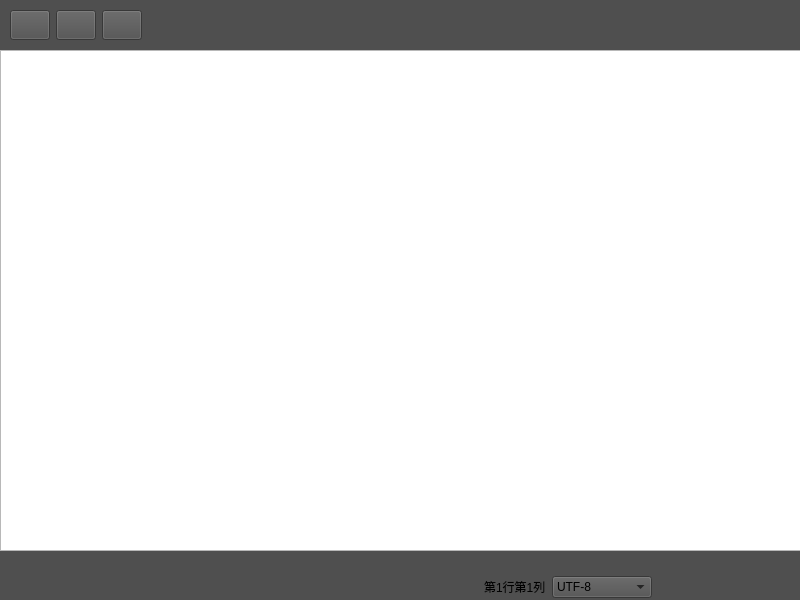
<?xml version="1.0" encoding="UTF-8"?>
<ui version="4.0">
 <class>Widget</class>
 <widget class="QWidget" name="Widget">
  <property name="geometry">
   <rect>
    <x>0</x>
    <y>0</y>
    <width>800</width>
    <height>600</height>
   </rect>
  </property>
  <property name="windowTitle">
   <string>gy记事本</string>
  </property>
  <property name="windowIcon">
   <iconset resource="src.qrc">
    <normaloff>:/icon/baseline_file_open_black_18dp.png</normaloff>:/icon/baseline_file_open_black_18dp.png</iconset>
  </property>
  <widget class="QWidget" name="layoutWidget">
   <property name="geometry">
    <rect>
     <x>0</x>
     <y>0</y>
     <width>801</width>
     <height>601</height>
    </rect>
   </property>
   <layout class="QVBoxLayout" name="verticalLayout">
    <property name="spacing">
     <number>0</number>
    </property>
    <item>
     <widget class="QWidget" name="widgetBtns" native="true">
      <property name="minimumSize">
       <size>
        <width>0</width>
        <height>50</height>
       </size>
      </property>
      <property name="styleSheet">
       <string notr="true">background-color: rgb(79, 79, 79);</string>
      </property>
      <widget class="QWidget" name="layoutWidget">
       <property name="geometry">
        <rect>
         <x>10</x>
         <y>0</y>
         <width>401</width>
         <height>51</height>
        </rect>
       </property>
       <layout class="QHBoxLayout" name="hLayoutBtns">
        <item>
         <widget class="QPushButton" name="btnOpen">
          <property name="minimumSize">
           <size>
            <width>30</width>
            <height>30</height>
           </size>
          </property>
          <property name="styleSheet">
           <string notr="true">QPushButton {border-image: url(:/icon/baseline_file_open_black_18dp.png);}
QPushButton:hover {border-image: url(:/icon/baseline_toggle_off_black_18dp 2.png); }
QPushButton:pressed {border-image: url(:/icon/outline_toggle_off_black_18dp.png);}</string>
          </property>
          <property name="text">
           <string/>
          </property>
         </widget>
        </item>
        <item>
         <widget class="QPushButton" name="btnSave">
          <property name="minimumSize">
           <size>
            <width>30</width>
            <height>30</height>
           </size>
          </property>
          <property name="styleSheet">
           <string notr="true">QPushButton {border-image: url(:/icon/twotone_star_purple500_black_18dp 2.png);}
QPushButton:hover {border-image: url(:/icon/sharp_star_purple500_black_36dp 2.png);}
QPushButton:pressed {border-image: url(:/icon/twotone_star_purple500_black_24dp 2.png); }</string>
          </property>
          <property name="text">
           <string/>
          </property>
         </widget>
        </item>
        <item>
         <widget class="QPushButton" name="btnClose">
          <property name="minimumSize">
           <size>
            <width>30</width>
            <height>30</height>
           </size>
          </property>
          <property name="styleSheet">
           <string notr="true">QPushButton {border-image: url(:/icon/twotone_toggle_on_black_36dp 2.png);}
QPushButton:hover {border-image: url(:/icon/baseline_toggle_off_black_18dp 2.png); }
QPushButton:pressed {border-image: url(:/icon/outline_toggle_off_black_18dp.png);}</string>
          </property>
          <property name="text">
           <string/>
          </property>
         </widget>
        </item>
        <item>
         <spacer name="horizontalSpacer">
          <property name="orientation">
           <enum>Qt::Horizontal</enum>
          </property>
          <property name="sizeHint" stdset="0">
           <size>
            <width>40</width>
            <height>20</height>
           </size>
          </property>
         </spacer>
        </item>
       </layout>
      </widget>
     </widget>
    </item>
    <item>
     <widget class="MyTextEdit" name="textEdit">
      <property name="minimumSize">
       <size>
        <width>0</width>
        <height>0</height>
       </size>
      </property>
     </widget>
    </item>
    <item>
     <widget class="QWidget" name="widgetBottom" native="true">
      <property name="minimumSize">
       <size>
        <width>0</width>
        <height>50</height>
       </size>
      </property>
      <property name="styleSheet">
       <string notr="true">background-color: rgb(79, 79, 79);</string>
      </property>
      <widget class="QWidget" name="layoutWidget">
       <property name="geometry">
        <rect>
         <x>111</x>
         <y>20</y>
         <width>641</width>
         <height>32</height>
        </rect>
       </property>
       <layout class="QHBoxLayout" name="horizontalLayout">
        <item>
         <spacer name="horizontalSpacer_2">
          <property name="orientation">
           <enum>Qt::Horizontal</enum>
          </property>
          <property name="sizeHint" stdset="0">
           <size>
            <width>40</width>
            <height>20</height>
           </size>
          </property>
         </spacer>
        </item>
        <item>
         <widget class="QLabel" name="labelPosition">
          <property name="text">
           <string>第1行第1列</string>
          </property>
         </widget>
        </item>
        <item>
         <widget class="QComboBox" name="comboBox">
          <property name="minimumSize">
           <size>
            <width>100</width>
            <height>0</height>
           </size>
          </property>
          <item>
           <property name="text">
            <string>UTF-8</string>
           </property>
          </item>
          <item>
           <property name="text">
            <string>GBK</string>
           </property>
          </item>
          <item>
           <property name="text">
            <string>ANSI</string>
           </property>
          </item>
         </widget>
        </item>
        <item>
         <spacer name="horizontalSpacer_3">
          <property name="orientation">
           <enum>Qt::Horizontal</enum>
          </property>
          <property name="sizeType">
           <enum>QSizePolicy::Fixed</enum>
          </property>
          <property name="sizeHint" stdset="0">
           <size>
            <width>100</width>
            <height>20</height>
           </size>
          </property>
         </spacer>
        </item>
       </layout>
      </widget>
     </widget>
    </item>
   </layout>
  </widget>
 </widget>
 <customwidgets>
  <customwidget>
   <class>MyTextEdit</class>
   <extends>QTextEdit</extends>
   <header>mytextedit.h</header>
  </customwidget>
 </customwidgets>
 <resources>
  <include location="src.qrc"/>
 </resources>
 <connections/>
</ui>
